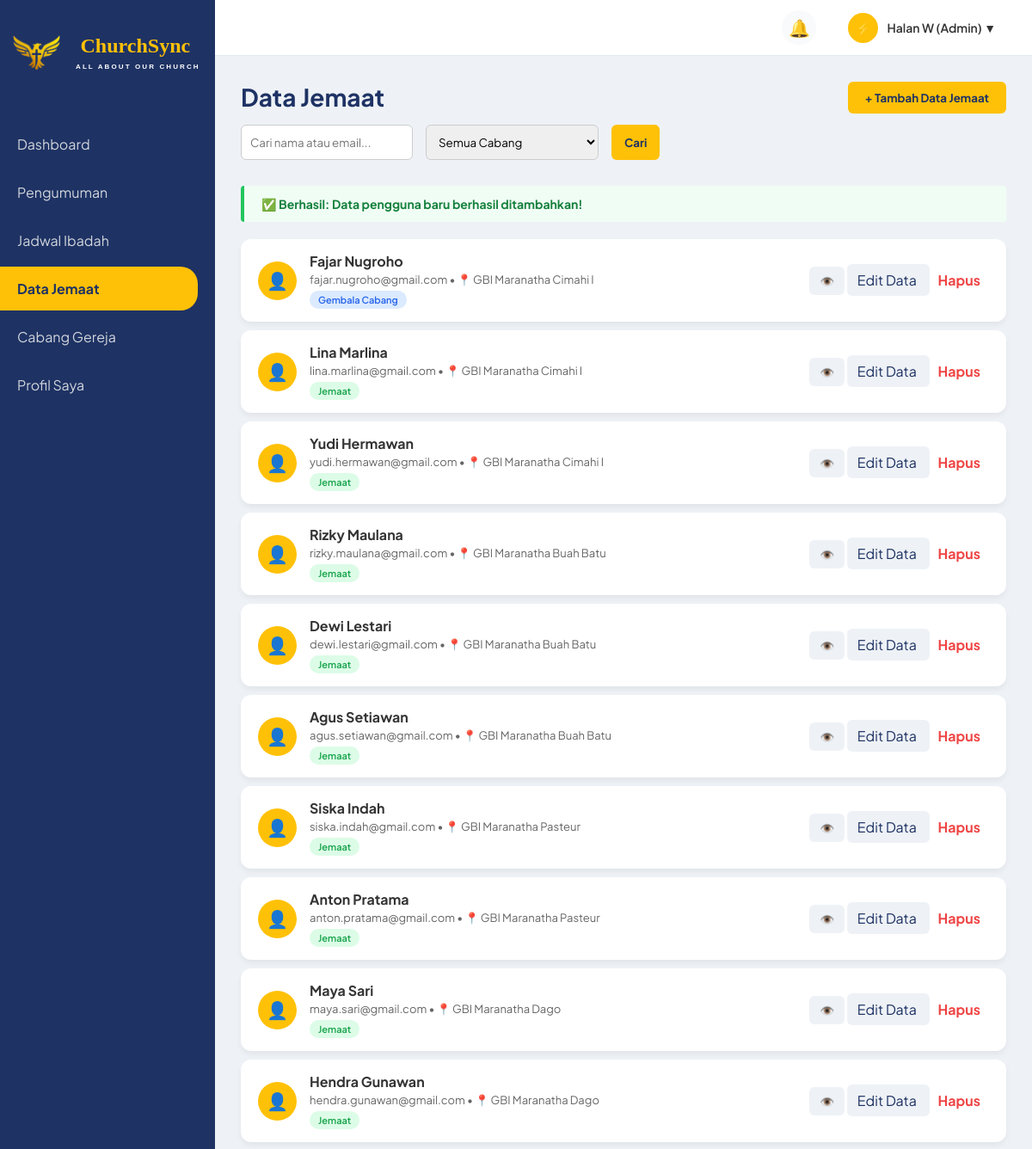
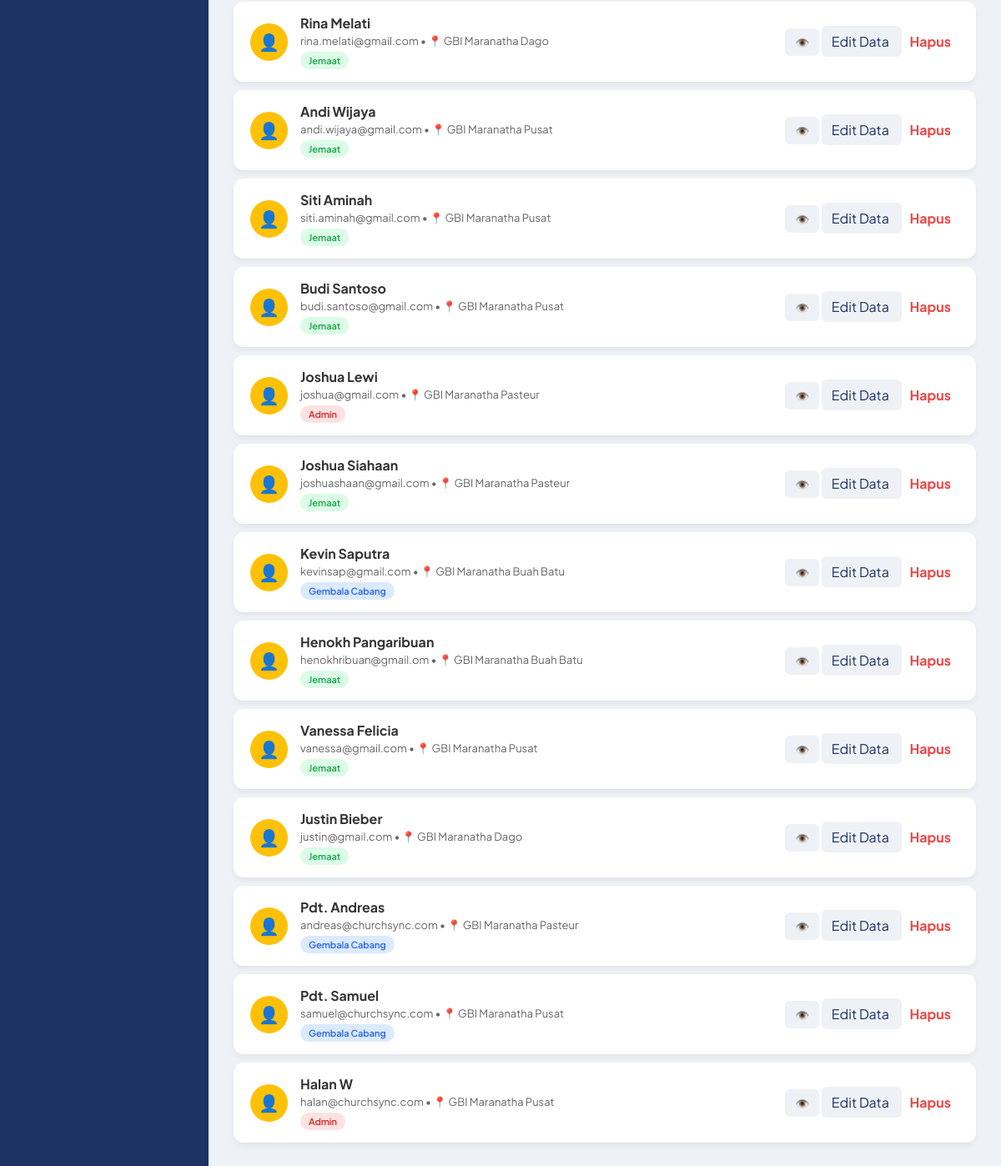
The page /admin/data_jemaat_admin.php?pesan=sukses_tambah (signed in) on the database its author committed (2 pictures, top to bottom).
### tables this page shows
CREATE TABLE `jemaat` (
  `id_jemaat` int(20) NOT NULL AUTO_INCREMENT,
  `nama_lengkap` varchar(100) NOT NULL,
  `tanggal_lahir` date NOT NULL,
  `no_telp` varchar(100) NOT NULL,
  `alamat` varchar(255) NOT NULL,
  `email` varchar(100) NOT NULL,
  `password` varchar(100) NOT NULL,
  `role` enum('jemaat','gembala_cabang','admin') NOT NULL,
  `id_cabang` int(11) NOT NULL,
  PRIMARY KEY (`id_jemaat`),
  KEY `fk_jemaat_cabang` (`id_cabang`),
  CONSTRAINT `fk_jemaat_cabang` FOREIGN KEY (`id_cabang`) REFERENCES `cabang_gereja` (`id_cabang`)
);

CREATE TABLE `cabang_gereja` (
  `id_cabang` int(5) NOT NULL AUTO_INCREMENT,
  `nama_cabang` varchar(100) NOT NULL,
  `alamat_cabang` varchar(255) NOT NULL,
  `id_gembala` int(11) DEFAULT NULL,
  PRIMARY KEY (`id_cabang`)
);

### admin/data_jemaat_admin.php (the view, shortened to what this page needs)
<?php
include '../koneksi.php';
$search = $_GET['search'] ?? '';
$where = [];
$where_sql = !empty($where) ? "WHERE " . implode(" AND ", $where) : "";
$query_jemaat = mysqli_query($conn, "
    SELECT j.*, c.nama_cabang
    FROM jemaat j
    LEFT JOIN cabang_gereja c ON j.id_cabang = c.id_cabang
    $where_sql
    ORDER BY j.id_jemaat DESC
");
?>
<!DOCTYPE html>
<html lang="id">
<head>
    <link rel="stylesheet" href="../style.css">
</head>
<body>
    <div class="sidebar">
        <div class="sidebar-logo">
            <img src="../uploads/churchsync-logo.png" alt="Logo ChurchSync">
            <div class="logo-text-wrapper">
                ChurchSync
                <span>
                    ALL ABOUT OUR CHURCH
                </span>
            </div>
        </div>
        <nav>
            <a href="dashboard_admin.php" class="nav-link">Dashboard</a>
            <a href="pengumuman_admin.php" class="nav-link">Pengumuman</a>
            <a href="jadwal_admin_up.php" class="nav-link">Jadwal Ibadah</a>
            <a href="data_jemaat_admin.php" class="nav-link active">Data Jemaat</a>
            <a href="cabang_admin.php" class="nav-link">Cabang Gereja</a>
            <a href="profil_admin.php" class="nav-link">Profil Saya</a>
        </nav>
    </div>
    <div class="content-wrapper">
        <div class="top-navbar">
            <div class="navbar-right">
                <?php include '../widget_notif.php'; ?>
                <div class="user-profile-dropdown" onclick="toggleDropdown()">
                    <div class="nav-avatar">⚡</div>
                    <div class="nav-user-name">
                        <?= $_SESSION['nama_lengkap']; ?> (Admin) ▼
                    </div>
                </div>
            </div>
        </div>
        <div class="main-content">
            <div class="header-toolbar">
                <div class="page-title">
                    <h2>Data Jemaat</h2>
                    <div class="toolbar-actions">
                        <form method="GET" style="display: flex; gap: 15px;">
                            <input type="text" name="search" class="search-box"
                                placeholder="Cari nama atau email..."
                                value="<?= htmlspecialchars($search); ?>">
                            <select name="id_cabang" class="filter-box" onchange="this.form.submit()">
                                <option value="">Semua Cabang</option>
                            </select>
                            <button type="submit" class="btn-add" style="padding: 10px 15px;">Cari</button>
                        </form>
                    </div>
                </div>
                <div style="display: flex; gap: 10px;">
                    <button class="btn-add"
                        onclick="document.getElementById('modalTambahDataAdmin').style.display='flex'">
                        + Tambah Data Jemaat
                    </button>
                </div>
            </div>
            <?php if (isset($_GET['pesan'])): ?>
                <?php if ($_GET['pesan'] == 'cabang_penuh'): ?>
                    <div style="background-color: #fef2f2; border-left: 4px solid #ef4444; color: #b91c1c; padding: 12px 20px; margin-bottom: 20px; border-radius: 4px; font-size: 14px; font-weight: bold; width: 100%;">
                        🚨 Gagal: Cabang yang Anda pilih SUDAH memiliki Gembala! Ubah posisi Gembala saat ini menjadi Jemaat terlebih dahulu jika ingin menggantinya.
                    </div>
                <?php elseif ($_GET['pesan'] == 'sukses_tambah'): ?>
                    <div style="background-color: #f0fdf4; border-left: 4px solid #22c55e; color: #15803d; padding: 12px 20px; margin-bottom: 20px; border-radius: 4px; font-size: 14px; font-weight: bold; width: 100%;">
                        ✅ Berhasil: Data pengguna baru berhasil ditambahkan!
                    </div>
                <?php elseif ($_GET['pesan'] == 'sukses_hapus'): ?>
                    <div style="background-color: #f0fdf4; border-left: 4px solid #22c55e; color: #15803d; padding: 12px 20px; margin-bottom: 20px; border-radius: 4px; font-size: 14px; font-weight: bold; width: 100%;">
                        🗑️ Berhasil: Data pengguna telah dihapus dari sistem.
                    </div>
                <?php endif; ?>
            <?php endif; ?>
            <?php while ($row = mysqli_fetch_assoc($query_jemaat)) : ?>
                <div class="list-card">
                    <div class="item-info">
                        <div class="avatar">👤</div>
                        <div class="item-text">
                            <h4><?= $row['nama_lengkap']; ?></h4>
                            <p>
                                <?= $row['email']; ?>
                                • 📍 <?= $row['nama_cabang'] ? htmlspecialchars($row['nama_cabang']) : 'Belum ada cabang'; ?>
                            </p>
                            <?php
                            $role = $row['role'];
                            if ($role == 'admin') {
                                $bg = '#fee2e2';
                                $color = '#dc2626';
                            } elseif ($role == 'gembala_cabang') {
                                $bg = '#dbeafe';
                                $color = '#2563eb';
                            } else {
                                $bg = '#dcfce7';
                                $color = '#16a34a';
                            }
                            ?>
                            <span style="
                                display:inline-block;
                                margin-top:5px;
                                background:<?= $bg ?>;
                                color:<?= $color ?>;
                                padding:4px 10px;
                                border-radius:20px;
                                font-size:11px;
                                font-weight:600;
                            ">
                                <?= ucwords(str_replace('_', ' ', strtolower($role))); ?>
                            </span>
                        </div>
                    </div>
                    <div class="action-btns">
                        <button
                            class="btn-edit"
                            onclick="viewJemaat(
                                '<?= addslashes($row['nama_lengkap']); ?>',
                                '<?= htmlspecialchars($row['email']); ?>',
                                '<?= htmlspecialchars($row['no_telp']); ?>',
                                '<?= htmlspecialchars($row['tanggal_lahir']); ?>',
                                '<?= addslashes($row['alamat']); ?>',
                                '<?= addslashes($row['nama_cabang']); ?>',
                                '<?= htmlspecialchars($row['role']); ?>'
                            )">
                            👁️
                        </button>
                        <a href="proses_edit_jemaat.php?id=<?= $row['id_jemaat']; ?>"
                            class="btn-edit"
                            style="text-decoration:none;padding:8px 12px;border-radius:6px;">
                            Edit Data
                        </a>
                        <a href="proses_hapus_jemaat.php?id=<?= $row['id_jemaat']; ?>"
                            onclick="return confirm('Apakah anda yakin mau hapus data jemaat ini? Data yang dihapus tidak bisa dikembalikan!');"
                            style="color: #ef4444; font-weight: bold; text-decoration: none; padding: 5px 10px;">
                            Hapus
                        </a>
                    </div>
                </div>
            <?php endwhile; ?>
        </div>
    </div>
</body>
</html>

### style.css (style rules this page uses)
:root { --primary-blue: #1e3264; --primary-yellow: #ffc107; --bg-light: #eef2f6; --card-bg: #ffffff; --text-dark: #333; --text-gray: #666; --tag-important: #dc3545; --tag-activity: #17a2b8; --tag-worship: #28a745; }
* { margin: 0; padding: 0; box-sizing: border-box; font-family: 'Plus Jakarta Sans', sans-serif; }
body { display: flex; background-color: var(--bg-light); height: 100vh; }
.sidebar { width: 250px; background-color: var(--primary-blue); color: white; display: flex; flex-direction: column; padding: 20px 0; }
.sidebar-logo { text-align: center; font-size: 24px; font-weight: bold; color: var(--primary-yellow); margin-bottom: 40px; }
.sidebar-logo span { display: block; font-size: 12px; color: #ccc; font-weight: normal; }
.nav-link { padding: 15px 20px; color: #d1d5db; text-decoration: none; display: block; transition: 0.3s; margin-bottom: 5px; }
.nav-link:hover, .nav-link.active { background-color: var(--primary-yellow); color: var(--primary-blue); font-weight: bold; border-radius: 0 20px 20px 0; margin-right: 20px; }
.main-content { flex: 1; padding: 30px; overflow-y: auto; }
.content-wrapper { flex: 1; display: flex; flex-direction: column; height: 100vh; overflow: hidden; }
.top-navbar { height: 65px; background-color: #ffffff; display: flex; justify-content: flex-end; align-items: center; padding: 0 30px; border-bottom: 1px solid #e2e8f0; flex-shrink: 0; }
.navbar-right { display: flex; align-items: center; gap: 25px; }
.user-profile-dropdown { position: relative; display: flex; align-items: center; gap: 12px; cursor: pointer; padding: 6px 12px; border-radius: 8px; transition: 0.3s; user-select: none; }
.nav-avatar { width: 35px; height: 35px; background-color: var(--primary-yellow); border-radius: 50%; display: flex; align-items: center; justify-content: center; font-size: 16px; }
.nav-user-name { font-size: 14px; font-weight: 600; color: var(--text-dark); }
.sidebar-logo { display: flex; align-items: center; gap: 12px; padding: 20px 15px; }
.sidebar-logo img { width: 55px; height: auto; flex-shrink: 0; }
.logo-text-wrapper { font-family: Georgia, serif; font-size: 24px; font-weight: bold; color: #ffc107; }
.logo-text-wrapper span { margin-top: 6px; font-family: Arial, sans-serif; font-size: 8px; font-weight: 600; color: white; letter-spacing: 2.1px; text-transform: uppercase; margin-left: 6px; }

### admin/data_jemaat_admin.php (style rules this page uses)
.logo-text-wrapper { font-family: Georgia, serif; font-size: 24px; font-weight: bold; color: #ffc107; }
.logo-text-wrapper span { margin-top: 6px; font-family: Arial, sans-serif; font-size: 8px; font-weight: 600; color: white; letter-spacing: 2.1px; text-transform: uppercase; margin-left: 6px; }
.header-toolbar { display: flex; justify-content: space-between; align-items: flex-start; margin-bottom: 30px; }
.page-title h2 { color: var(--primary-blue); font-size: 28px; }
.toolbar-actions { display: flex; gap: 10px; margin-top: 15px; }
.search-box { padding: 10px; border: 1px solid #ccc; border-radius: 6px; width: 200px; }
.filter-box { padding: 10px; border: 1px solid #ccc; border-radius: 6px; }
.btn-add { background-color: var(--primary-yellow); color: var(--primary-blue); border: none; padding: 10px 20px; border-radius: 6px; font-weight: bold; cursor: pointer; }
.list-card { background: white; border-radius: 12px; padding: 15px 20px; box-shadow: 0 4px 6px rgba(0, 0, 0, 0.05); margin-bottom: 10px; display: flex; justify-content: space-between; align-items: center; }
.item-info { display: flex; align-items: center; gap: 15px; }
.avatar { width: 45px; height: 45px; background: var(--primary-yellow); border-radius: 50%; display: flex; align-items: center; justify-content: center; font-size: 20px; }
.item-text h4 { color: var(--text-dark); margin-bottom: 3px; }
.item-text p { color: var(--text-gray); font-size: 13px; }
.action-btns button { border: none; padding: 8px 12px; border-radius: 6px; cursor: pointer; font-weight: bold; margin-left: 5px; }
.btn-edit { background-color: #eef2f6; color: var(--primary-blue); }
.user-profile-dropdown { position: relative; display: flex; align-items: center; gap: 10px; cursor: pointer; }

### rows shown on the page
jemaat: nama_lengkap "Fajar Nugroho", email "fajar.nugroho@gmail.com", id_cabang.nama_cabang "GBI Maranatha Cimahi I", role "Gembala Cabang"
jemaat: nama_lengkap "Lina Marlina", email "lina.marlina@gmail.com", id_cabang.nama_cabang "GBI Maranatha Cimahi I", role "Jemaat"
jemaat: nama_lengkap "Yudi Hermawan", email "yudi.hermawan@gmail.com", id_cabang.nama_cabang "GBI Maranatha Cimahi I", role "Jemaat"
jemaat: nama_lengkap "Rizky Maulana", email "rizky.maulana@gmail.com", id_cabang.nama_cabang "GBI Maranatha Buah Batu", role "Jemaat"
jemaat: nama_lengkap "Dewi Lestari", email "dewi.lestari@gmail.com", id_cabang.nama_cabang "GBI Maranatha Buah Batu", role "Jemaat"
jemaat: nama_lengkap "Agus Setiawan", email "agus.setiawan@gmail.com", id_cabang.nama_cabang "GBI Maranatha Buah Batu", role "Jemaat"
jemaat: nama_lengkap "Siska Indah", email "siska.indah@gmail.com", id_cabang.nama_cabang "GBI Maranatha Pasteur", role "Jemaat"
jemaat: nama_lengkap "Anton Pratama", email "anton.pratama@gmail.com", id_cabang.nama_cabang "GBI Maranatha Pasteur", role "Jemaat"
jemaat: nama_lengkap "Maya Sari", email "maya.sari@gmail.com", id_cabang.nama_cabang "GBI Maranatha Dago", role "Jemaat"
jemaat: nama_lengkap "Hendra Gunawan", email "hendra.gunawan@gmail.com", id_cabang.nama_cabang "GBI Maranatha Dago", role "Jemaat"
jemaat: nama_lengkap "Rina Melati", email "rina.melati@gmail.com", id_cabang.nama_cabang "GBI Maranatha Dago", role "Jemaat"
jemaat: nama_lengkap "Andi Wijaya", email "andi.wijaya@gmail.com", id_cabang.nama_cabang "GBI Maranatha Pusat", role "Jemaat"
jemaat: nama_lengkap "Siti Aminah", email "siti.aminah@gmail.com", id_cabang.nama_cabang "GBI Maranatha Pusat", role "Jemaat"
jemaat: nama_lengkap "Budi Santoso", email "budi.santoso@gmail.com", id_cabang.nama_cabang "GBI Maranatha Pusat", role "Jemaat"
jemaat: nama_lengkap "Joshua Lewi", email "joshua@gmail.com", id_cabang.nama_cabang "GBI Maranatha Pasteur", role "Admin"
jemaat: nama_lengkap "Joshua Siahaan", email "joshuashaan@gmail.com", id_cabang.nama_cabang "GBI Maranatha Pasteur", role "Jemaat"
jemaat: nama_lengkap "Kevin Saputra", email "kevinsap@gmail.com", id_cabang.nama_cabang "GBI Maranatha Buah Batu", role "Gembala Cabang"
jemaat: nama_lengkap "Henokh Pangaribuan", email "henokhribuan@gmail.om", id_cabang.nama_cabang "GBI Maranatha Buah Batu", role "Jemaat"
jemaat: nama_lengkap "Vanessa Felicia", email "vanessa@gmail.com", id_cabang.nama_cabang "GBI Maranatha Pusat", role "Jemaat"
jemaat: nama_lengkap "Justin Bieber", email "justin@gmail.com", id_cabang.nama_cabang "GBI Maranatha Dago", role "Jemaat"
jemaat: nama_lengkap "Pdt. Andreas", email "andreas@churchsync.com", id_cabang.nama_cabang "GBI Maranatha Pasteur", role "Gembala Cabang"
jemaat: nama_lengkap "Pdt. Samuel", email "samuel@churchsync.com", id_cabang.nama_cabang "GBI Maranatha Pusat", role "Gembala Cabang"
jemaat: nama_lengkap "Halan W", email "halan@churchsync.com", id_cabang.nama_cabang "GBI Maranatha Pusat", role "Admin"

### other values the page prints
$_SESSION['nama_lengkap'] "Halan W"
